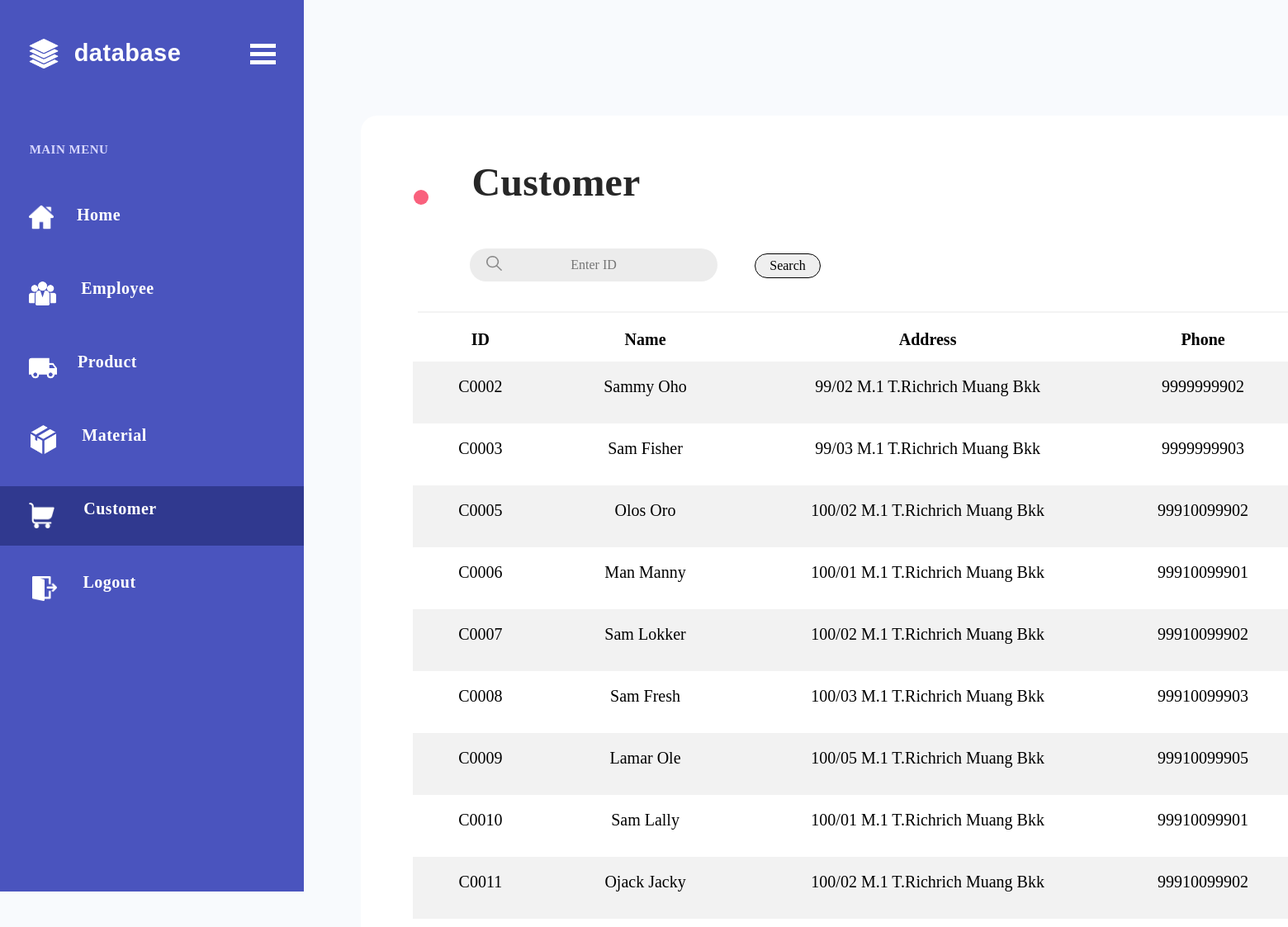
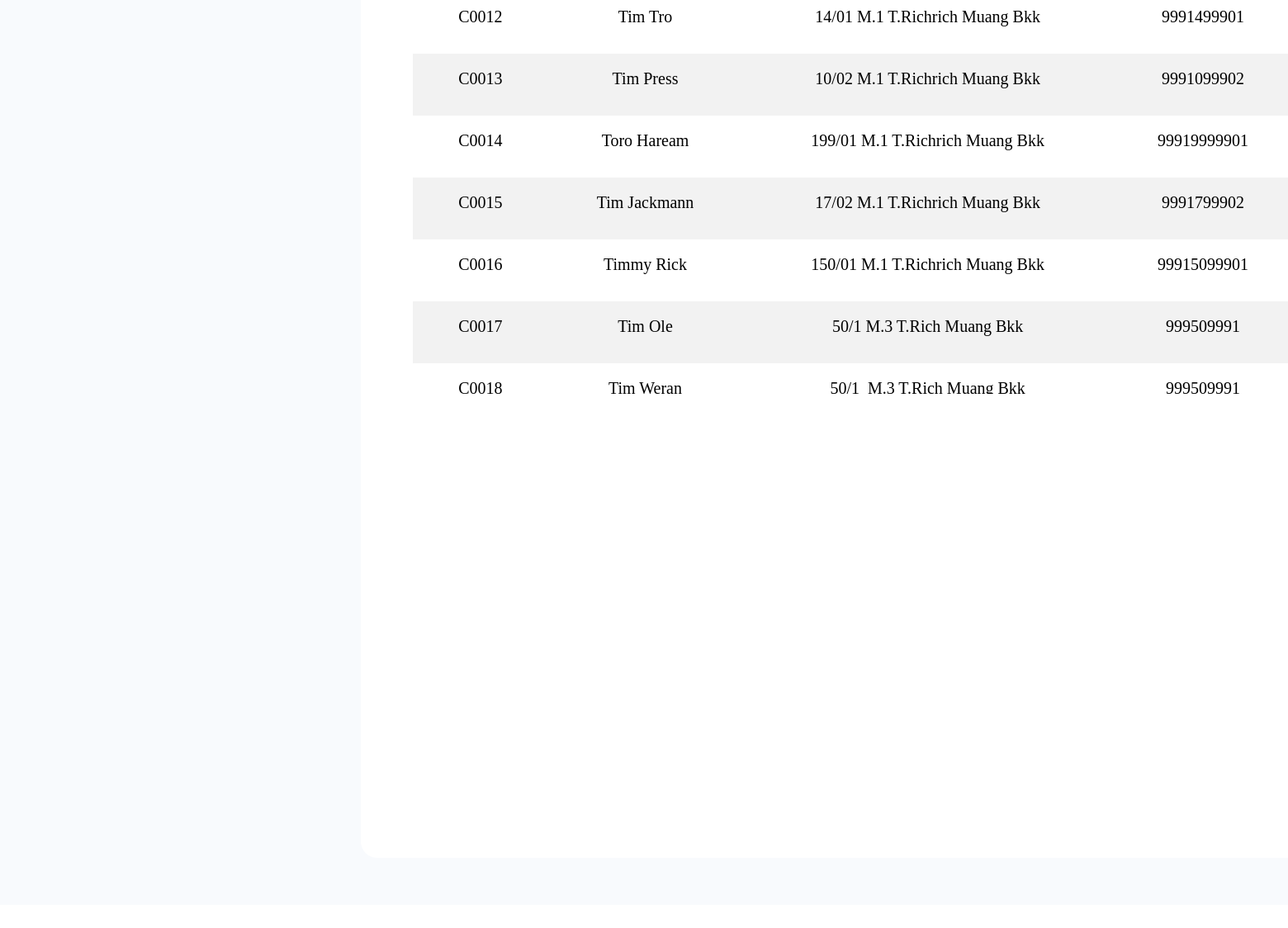
Page /TemTank/Customer.php on the committed database (2 pictures, top to bottom).
### tables this page shows
CREATE TABLE `Customer` (
  `Cssn` varchar(7) NOT NULL,
  `Cname` varchar(50) NOT NULL,
  `CLocation` varchar(100) NOT NULL,
  `CPhone` varchar(11) NOT NULL
);

### TemTank/Customer.php (the view, shortened to what this page needs)
<?php
    $servername = "localhost";
    $username = "root";
    $password = "root";
    $dbname = "TemTank";
    $conn = new mysqli($servername,$username,$password,$dbname);
    $result = $conn->query("SELECT Cssn,Cname,CLocation,CPhone FROM Customer ORDER BY Cssn ");
?>
<!DOCTYPE html>
<html>
<head>
</head>
<body>
    <div id="Customer">
        <div id="Group_10">
            <svg class="Rectangle_5">
			<rect fill="rgba(74,84,190,1)" id="Rectangle_5" rx="0" ry="0" x="0" y="0" width="368" height="1080">
			</rect>
		</svg>
        </div>
        <div id="Group_22">
            <div id="Group_3">
                <div id="database">
                    <span>database</span>
                </div>
                <img id="database_" src="database_.png" srcset="database_.png 1x, database_@2x.png 2x">
            </div>
            <div id="Group_21">
                <svg class="Rectangle_6">
				<rect fill="rgba(255,255,255,1)" id="Rectangle_6" rx="0" ry="0" x="0" y="0" width="31" height="5">
				</rect>
			</svg>
                <svg class="Rectangle_6_">
				<rect fill="rgba(255,255,255,1)" id="Rectangle_6_" rx="0" ry="0" x="0" y="0" width="31" height="5">
				</rect>
			</svg>
                <svg class="Rectangle_6_ba">
				<rect fill="rgba(255,255,255,1)" id="Rectangle_6_ba" rx="0" ry="0" x="0" y="0" width="31" height="5">
				</rect>
			</svg>
            </div>
        </div>
        <svg class="Rectangle_11">
		<rect fill="rgba(29,36,107,1)" id="Rectangle_11" rx="0" ry="0" x="0" y="0" width="368" height="72">
		</rect>
	</svg>
        <svg class="Rectangle_10">
		<rect fill="rgba(255,255,255,1)" id="Rectangle_10" rx="20" ry="20" x="0" y="0" width="1413" height="2022">
		</rect>
	</svg>
        <div id="Group_18">
            <div id="MAIN_MENU">
                <span>MAIN MENU</span>
            </div>
            <div  id="Group_16">
                <div id="Home">
                    <a href="Homepage.php">Home</a>
                </div>
                <img id="home_run" src="home_run.png" srcset="home_run.png 1x, home_run@2x.png 2x">
            </div>
            <div  id="Group_17">
                <div id="Employee">
                <a href="Employee.php">Employee</a>
                </div>
                <img id="home_run_bj" src="home_run_bj.png" srcset="home_run_bj.png 1x, home_run_bj@2x.png 2x">
            </div>
            <div  id="Group_11">
                <div id="Product">
                <a href="Product.php">Product</a>
                </div>
                <img id="home_run_bm" src="home_run_bm.png" srcset="home_run_bm.png 1x, home_run_bm@2x.png 2x">
            </div>
            <div onclick="application.showOverlay('Material',0,1, event)" id="Group_12">
                <div id="Material">
                <a href="Material.php">Material</a>
                </div>
                <img id="home_run_bp" src="home_run_bp.png" srcset="home_run_bp.png 1x, home_run_bp@2x.png 2x">
            </div>
            <div id="Group_13">
                <div id="Customer_br">
                <a href="Customer.php">Customer</a>
                </div>
                <img id="home_run_bs" src="home_run_bs.png" srcset="home_run_bs.png 1x, home_run_bs@2x.png 2x">
            </div>
            <div  id="Group_15">
                <div id="Logout">
                <a href="Login.php">Logout</a>
                </div>
                <img id="home_run_by" src="home_run_by.png" srcset="home_run_by.png 1x, home_run_by@2x.png 2x">
            </div>
        </div>
        <div id="Group_20">
        </div>
        <svg class="Path_1" viewBox="0 0 1275.652 1">
		<path fill="rgba(0,0,0,0)" stroke="rgba(112,112,112,1)" stroke-width="1px" stroke-linejoin="miter" stroke-linecap="butt" stroke-miterlimit="4" shape-rendering="auto" id="Path_1" d="M 0 0 L 67.27070617675781 0 L 1275.65185546875 0">
		</path>
	</svg>
        <div id="Group_24">
            <div id="Customer_b">
                <span>Customer</span>
            </div>
            <svg class="Ellipse_2">
			<ellipse fill="rgba(249,97,125,1)" id="Ellipse_2" rx="9" ry="9" cx="9" cy="9">
			</ellipse>
		</svg>
        </div>
        <div id="Group_26">
            <div id="Group_23">
            </div>
            <div id="Group_25">
            <form action="Customer.php" method="POST">
			<div id="Enter_name_or_ID">
			<input type= "text" id = "enter" name='search'placeholder="Enter ID">
			<input type = "submit" id="sub" value="Search">
			</div>
			<img id="search__1_" src="search__1_.png" srcset="search__1_.png 1x, search__1_@2x.png 2x">
			</form>
	</div>
	</div>
        </div>
        <div id="listcustomert">
		<table>
			<tr>
                 <th>ID</th>
				<th>Name</th>
				<th>Address</th>
                <th>Phone</th>
			</tr>
			<?php
			 while($row = $result->fetch_assoc()){
			echo "<tr>";
					echo"<td>".$row['Cssn']."</td>"
					."<td>".$row['Cname']."</td>".
					"<td>".$row['CLocation']."</td>".
                    "<td>".$row['CPhone']."</td>".
                    "<td><a href='Deletecus.php?id=".$row['Cssn']."'><input type ='button' value='Delete' id='delete'></a></td>";
			echo "</tr>";
			 }?>
		</table>
    </div>
</body>
</html>

### rows in the picture
customer: Cssn "C0002", Cname "Sammy Oho", CLocation "99/02 M.1 T.Richrich Muang Bkk", CPhone "9999999902"
customer: Cssn "C0003", Cname "Sam Fisher", CLocation "99/03 M.1 T.Richrich Muang Bkk", CPhone "9999999903"
customer: Cssn "C0005", Cname "Olos Oro", CLocation "100/02 M.1 T.Richrich Muang Bkk", CPhone "99910099902"
customer: Cssn "C0006", Cname "Man Manny", CLocation "100/01 M.1 T.Richrich Muang Bkk", CPhone "99910099901"
customer: Cssn "C0007", Cname "Sam Lokker", CLocation "100/02 M.1 T.Richrich Muang Bkk", CPhone "99910099902"
customer: Cssn "C0008", Cname "Sam Fresh", CLocation "100/03 M.1 T.Richrich Muang Bkk", CPhone "99910099903"
customer: Cssn "C0009", Cname "Lamar Ole", CLocation "100/05 M.1 T.Richrich Muang Bkk", CPhone "99910099905"
customer: Cssn "C0010", Cname "Sam Lally", CLocation "100/01 M.1 T.Richrich Muang Bkk", CPhone "99910099901"
customer: Cssn "C0011", Cname "Ojack Jacky", CLocation "100/02 M.1 T.Richrich Muang Bkk", CPhone "99910099902"
customer: Cssn "C0012", Cname "Tim Tro", CLocation "14/01 M.1 T.Richrich Muang Bkk", CPhone "9991499901"
customer: Cssn "C0013", Cname "Tim Press", CLocation "10/02 M.1 T.Richrich Muang Bkk", CPhone "9991099902"
customer: Cssn "C0014", Cname "Toro Haream", CLocation "199/01 M.1 T.Richrich Muang Bkk", CPhone "99919999901"
customer: Cssn "C0015", Cname "Tim Jackmann", CLocation "17/02 M.1 T.Richrich Muang Bkk", CPhone "9991799902"
customer: Cssn "C0016", Cname "Timmy Rick", CLocation "150/01 M.1 T.Richrich Muang Bkk", CPhone "99915099901"
customer: Cssn "C0017", Cname "Tim Ole", CLocation "50/1 M.3 T.Rich Muang Bkk", CPhone "999509991"
customer: Cssn "C0018", Cname "Tim Weran", CLocation "50/1 M.3 T.Rich Muang Bkk", CPhone "999509991"
